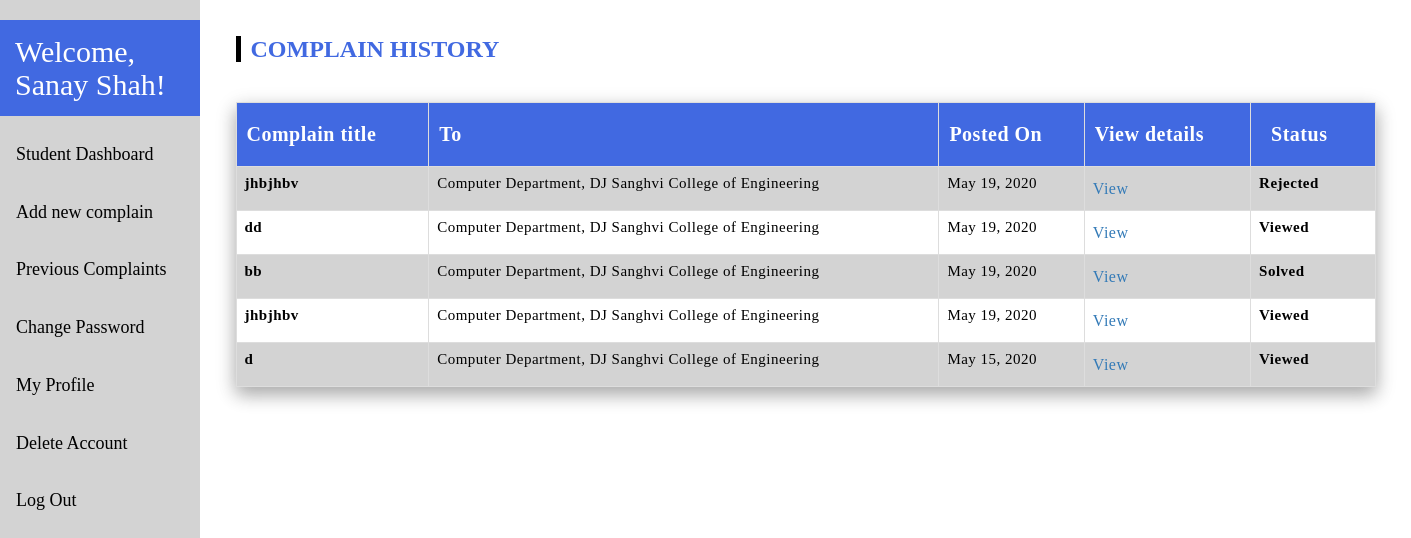
The app's page /student/studentdashboard/previousComplaints/ (signed in) with its own data.
### grievance/models.py (models this page shows)
class Complain(models.Model):
    college_choices=(
        ('DJ Sanghvi College of Engineering','DJ Sanghvi College of Engineering'),
        ('KJ Somaiya College of Engineering','KJ Somaiya College of Engineering'),
        ('Thadomal Sahani College of Engineering','Thadomal Sahani College of Engineering'),
        ('Thakur College of Engineering','Thakur College of Engineering'),
        ('Atharva College of Engineering','Atharva College of Engineering'),
        ('Sardar Patel College of Engineering','Sardar Patel College of Engineering'),
        ('VJTI College of Engineering','VJTI College of Engineering'),
    )
    branch_choices=(
        ('Computer','Computer'),
        ('IT','IT'),
        ('EXTC','EXTC'),
        ('ELEX','ELEX'),
        ('Chemical','Chemical'),
        ('Production','Production'),
        ('Bio Med','Bio Med')
    )
    status_choices = {
        ('Pending', 'Pending'),
        ('Viewed', 'Viewed'),
        ('Solved', 'Solved'),
        ('Rejected', 'Rejected')
    }
    related_to_choices={
        ('Management', 'Management'),
        ('Faculty', 'Faculty'),
        ('Security', 'Security'),
        ('Library', 'Library'),
        ('Canteen', 'Canteen')
    }
    complain_heading=models.CharField(max_length=300,default='')
    complain_content=models.TextField()
    receiver=models.ForeignKey(Admin,on_delete=models.CASCADE)
    sender=models.ForeignKey(Student,on_delete=models.CASCADE)
    college=models.CharField(max_length=300,default='',choices=college_choices)
    branch=models.CharField(max_length=300,blank='true', null='true',choices=branch_choices)
    date_posted =models.DateTimeField(default=timezone.now)
    status = models.CharField(choices = status_choices, default='Pending', max_length = 10)
    response = models.TextField(default='')
    related_to = models.CharField(choices = related_to_choices, default='', max_length = 20, verbose_name = 'Complain Related to')
    class Meta:
        ordering=['-date_posted']

### grievance/views.py (the view)
# urls.py: path('student/studentdashboard/previousComplaints/',views.previousComplaints,name='previousComplaints'),
def previousComplaints(request):
    student=Student.objects.get(user=request.user)
    complains=Complain.objects.filter(sender=student)
    context={
        'complains':complains,
    }
    return render(request,'grievance/previousComplaints.html',context)

### grievance/templates/grievance/previousComplaints.html (shortened to what this page needs)
{% extends 'grievance/base.html' %}
{% load crispy_forms_tags %}
{% block content %}
{% include 'grievance/studentsidebar.html' %}
<div class="content">
    <div class="container " style="padding-top: 20px;">
      <h3 class="container" style="margin-top: 15px;margin-bottom: 40px;padding-left: 10px;border-left: 5px solid black;color: royalblue;font-weight: bold;font-family: 'Times New Roman', 'Times', serif;">COMPLAIN HISTORY</h2>
        <table class="button1">
        <tr style="color: white;background-color: royalblue;">
          <th style="padding: 10px;font-size: 20px;">Complain title</th>
          <th style="padding: 10px;font-size: 20px;">To</th>
          <th style="padding: 10px;font-size: 20px;">Posted On</th>
          <th style="padding: 10px;font-size: 20px;">View details</th>
          <th style="padding: 20px;font-size: 20px;">Status</th>
        </tr>
        {% if complains %}
        {% for c in complains %}
        <tr>
          <td><p style="font-size: 15px;font-weight: bold;">{{c.complain_heading}}</p></td>
          <td><p style="font-size: 15px;">{{c.branch}} Department, {{c.college}}</p></td>
          <td><p style="font-size: 15px;">{{c.date_posted|date:"M d, Y"}}</p></td>
          <td><a href="/studentComplainView/{{c.id}}/">View</a></td>
          <td><p style="font-size: 15px;font-weight: bold;">{{c.status}}</p></td>
        </tr>
        {% endfor %}
        {% else %}
                  <tr >
                      <td colspan="5"><center><p class='text-muted'>No Complains to display</p></center></td>
                  </tr>
            {% endif %}
      </table>
    </div>
</div>
{% endblock content %}

### grievance/templates/grievance/studentsidebar.html (shortened to what this page needs)
<div class="" style="font-family: 'Times New Roman', Times, serif;">
  <div class="sidebar">
      <h2 >Welcome, {{user.first_name}} {{user.last_name}}!</h2>
      <a  href={% url 'studentdashboard' %}>Student Dashboard</a>
      <a href={% url "addComplain" %}>Add new complain</a>
      <a href={% url "previousComplaints" %}>Previous Complaints</a>
        <a href={% url "password_change" %}>Change Password</a>
      <a href={% url "studentProfileView" %}>My Profile</a>
      <a href='myModal6969' data-toggle="modal" data-target="#myModal6969">Delete Account</a>
      <a href='myModal69' data-toggle="modal" data-target="#myModal69">Log Out</a>
    </div>
</div>

### grievance/templates/grievance/base.html (style rules this page uses)
.button1 { box-shadow: 0 8px 16px 0 rgba(0,0,0,0.2), 0 6px 20px 0 rgba(0,0,0,0.19); }
body { background-color: white; }

### grievance/templates/grievance/studentsidebar.html (style rules this page uses)
.sidebar { margin: 0; padding: 0; width: 200px; background-color:lightgray; position: fixed; height: 100%; overflow: auto; }
.sidebar a { display: block; color: black; padding: 16px; text-decoration: none; font-size: 18px; }
.sidebar h2 { display: block; color: white; padding: 15px; background-color: royalblue; }
div.content { margin-left: 200px; padding: 1px 16px; height: 1000px; }

### grievance/templates/grievance/previousComplaints.html (style rules this page uses)
table { font-family: 'Times New Roman', Times, serif; border-collapse: collapse; width: 100%; }
td, th { border: 1px solid #dddddd; text-align: left; padding: 8px; letter-spacing: 0.5px }
tr:nth-child(even) { background-color: lightgray; color: black; }
tr:nth-child(odd) { background-color: white; color: black; }

### records on screen
Complain: complain_heading "jhbjhbv", branch "Computer", college "DJ Sanghvi College of Engineering", date_posted "May 19, 2020", status "Rejected"
Complain: complain_heading "dd", branch "Computer", college "DJ Sanghvi College of Engineering", date_posted "May 19, 2020", status "Viewed"
Complain: complain_heading "bb", branch "Computer", college "DJ Sanghvi College of Engineering", date_posted "May 19, 2020", status "Solved"
Complain: complain_heading "jhbjhbv", branch "Computer", college "DJ Sanghvi College of Engineering", date_posted "May 19, 2020", status "Viewed"
Complain: complain_heading "d", branch "Computer", college "DJ Sanghvi College of Engineering", date_posted "May 15, 2020", status "Viewed"

### other values on screen
{{ user.first_name }} "Sanay"
{{ user.last_name }} "Shah"
